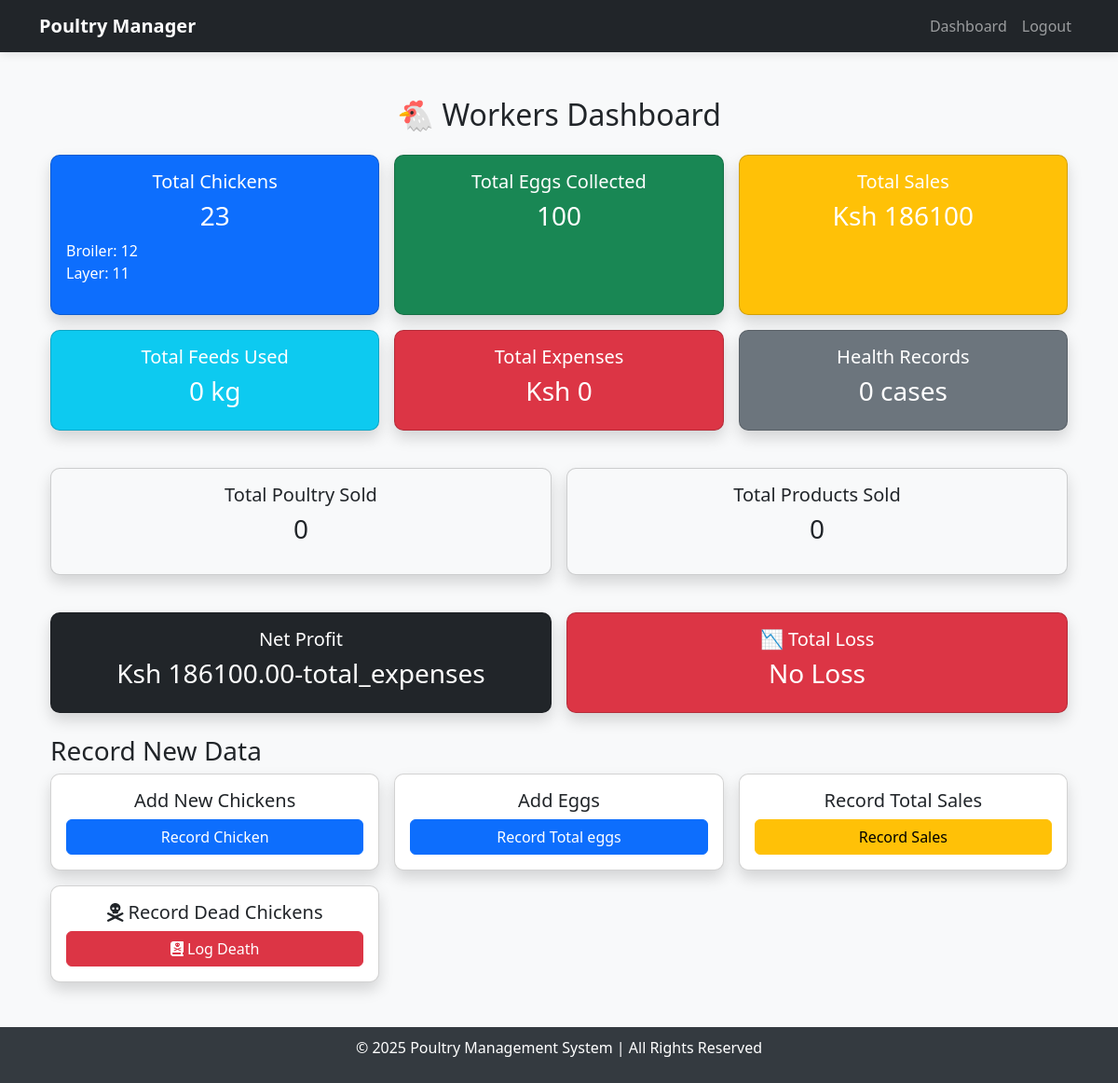
Before: /dashboard/ (signed in) with the older database file.
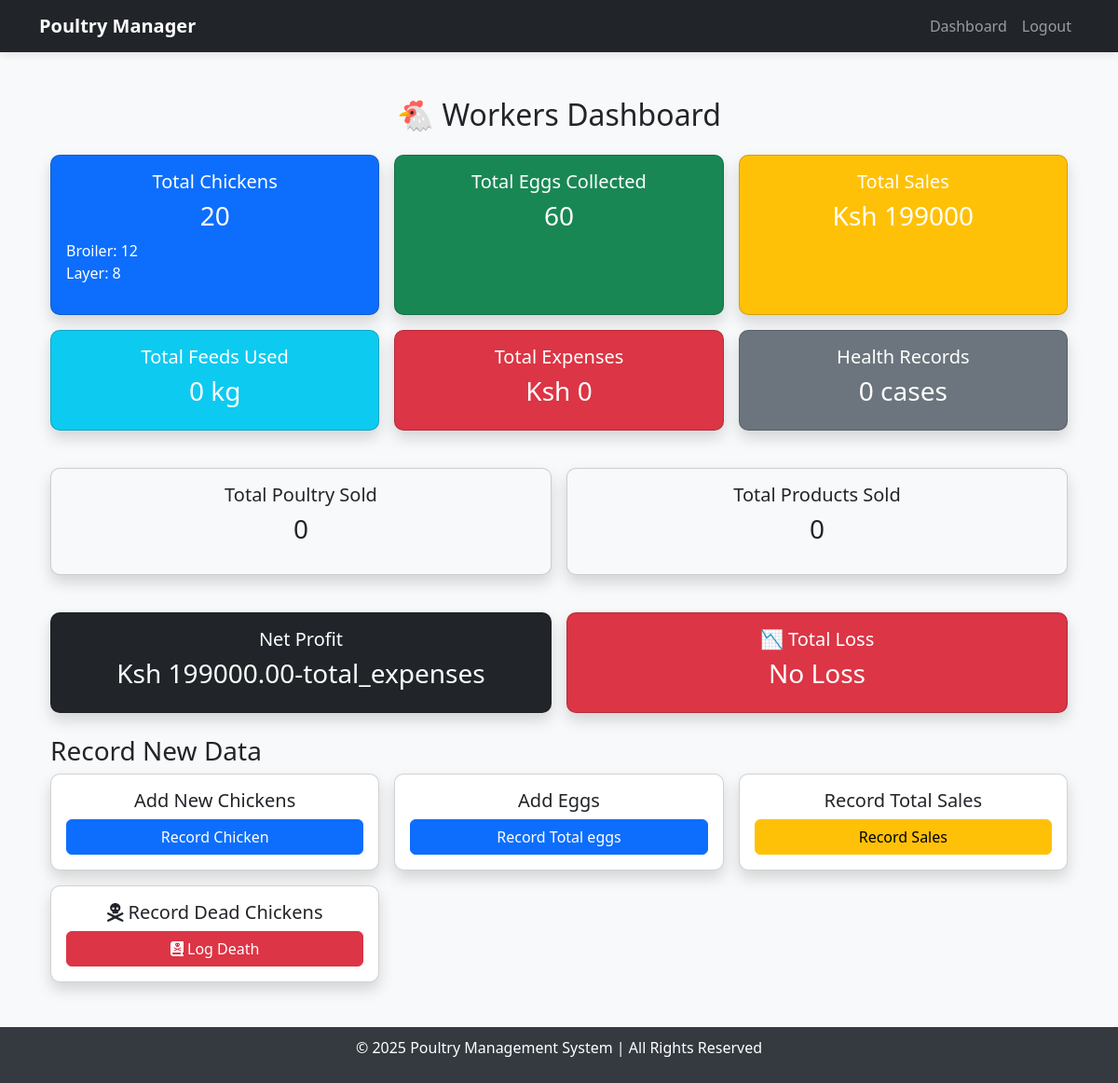
After: the same page with the newer database file.
### poultry/models.py (models this page shows, shortened)
class Chicken(models.Model):
    CATEGORY_CHOICES = [
        ('Broiler', 'Broiler'),
        ('Layer', 'Layer'),
        ('Kienyeji', 'Kienyeji'),
    ]
    BUY_FROM_CHOICES = [
        ('Local Hatch', 'Local Hatch'),
        ('Kukuchic', 'Kukuchic'),
        ('Kenchic', 'Kenchic'),
        ('Others', 'Others'),
    ]
    category = models.CharField(max_length=20, choices=CATEGORY_CHOICES)
    quantity = models.PositiveIntegerField()
    age_in_weeks = models.PositiveIntegerField()
    weight_kg = models.FloatField(null=True, blank=True)
    buy_from = models.CharField(max_length=50, choices=BUY_FROM_CHOICES)
    other_source = models.CharField(max_length=100, null=True, blank=True)
    date_added = models.DateField(auto_now_add=True)

### poultry/views.py (the view)
# urls.py: path('dashboard/', dashboard, name='dashboard'),
@login_required
def dashboard(request):
    chickens = Chicken.objects.values('category').annotate(total=Sum('quantity'))
    total_sales = Sale.objects.aggregate(total=Sum(F('price') * F('quantity')))['total'] or 0
    total_feeds = Feed.objects.aggregate(total=Sum('quantity_kg'))['total'] or 0
    context = {
        'total_chickens': sum(chicken['total'] for chicken in chickens),
        'chicken_types': chickens,
        'total_eggs': Egg.objects.aggregate(total=Sum('quantity'))['total'] or 0,
        'total_feeds': total_feeds,
        'total_sales': total_sales,
    }
    return render(request, 'poultry/dashboard.html', context)

### poultry/templates/poultry/dashboard.html (shortened to what the changed rows need)
{% extends 'base.html' %}
{% block content %}
<div class="container-fluid mt-4">
    <h2 class="text-center mb-4">🐔 Workers Dashboard</h2>
    <div class="row g-3">
        <div class="col-lg-4 col-md-6 col-sm-12">
            <div class="card bg-primary text-white shadow h-100">
                <div class="card-body text-center">
                    <h5 class="card-title">Total Chickens</h5>
                    <h3>{{ total_chickens }}</h3>
                    <ul class="list-unstyled text-start">
                        {% for chicken in chicken_types %}
                            <li>{{ chicken.category }}: {{ chicken.total }}</li>
                        {% endfor %}
                    </ul>
                </div>
            </div>
        </div>
        <div class="col-lg-4 col-md-6 col-sm-12">
            <div class="card bg-success text-white shadow h-100">
                <div class="card-body text-center">
                    <h5 class="card-title">Total Eggs Collected</h5>
                    <h3>{{ total_eggs }}</h3>
                </div>
            </div>
        </div>
        <div class="col-lg-4 col-md-6 col-sm-12">
            <div class="card bg-warning text-white shadow h-100">
                <div class="card-body text-center">
                    <h5 class="card-title">Total Sales</h5>
                    <h3>Ksh {{ total_sales|default:"0" }}</h3>
                </div>
            </div>
        </div>
    </div>
    <div class="row mt-4 g-3">
        <div class="col-lg-6 col-md-12">
            <div class="card bg-dark text-white shadow h-100">
                <div class="card-body text-center">
                    <h5 class="card-title">Net Profit</h5>
                    <h3>Ksh {{ total_sales|default:"0"|floatformat:2|add:"-total_expenses"|default:"0.00" }}</h3>
                </div>
            </div>
        </div>
    </div>
</div>
{% endblock %}

Changed rows visible on the page:
changed Chicken "Layer": total "11" → "8"
Other visible differences:
{{ total_chickens }}: "23" → "20"
{{ total_eggs }}: "100" → "60"
{{ total_sales|default:"0" }}: "186100" → "199000"
text no longer shown: "186100.00-total_expenses"
text now shown: "199000.00-total_expenses"
